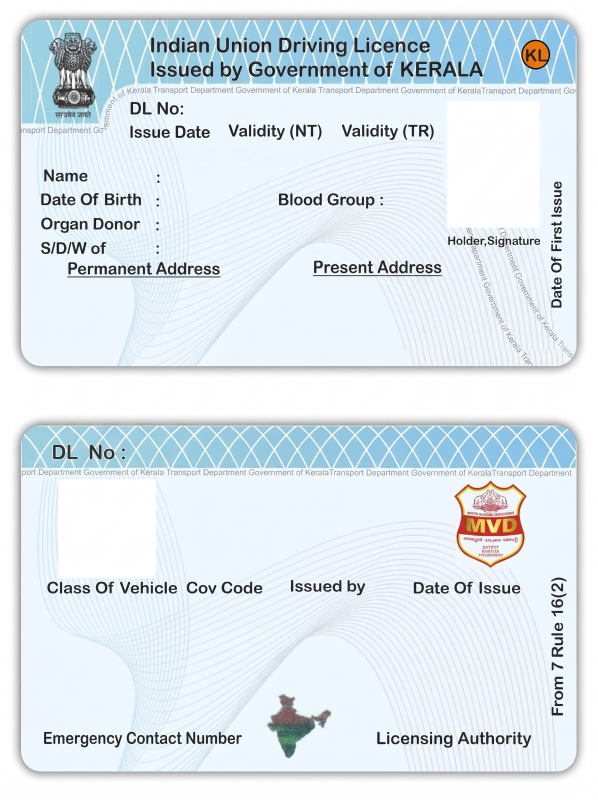
#> input picture templet 3/templet3.png, 1792 x 2400 px (shown at 1/3 size)
$ python generate_card.py
#> lines starting #> are read from the running program, lines starting #| are printed output that depends on the picture
import os
import io
import json
import argparse
import qrcode
from PIL import Image, ImageDraw, ImageFont

BASE_DIR = os.path.dirname(os.path.abspath(__file__))
TEMPLATE_PATH = os.path.join(BASE_DIR, "templet3.png")

# Fonts
PROJECT_ROOT = os.path.dirname(BASE_DIR)
LOCAL_FONTS_DIR = os.path.join(PROJECT_ROOT, "fonts")

def get_font(size, bold=True):
    candidates = [
        os.path.join(LOCAL_FONTS_DIR, "LiberationSans-Bold.ttf" if bold else "LiberationSans-Regular.ttf"),
        os.path.join(LOCAL_FONTS_DIR, "DejaVuSans-Bold.ttf" if bold else "DejaVuSans.ttf"),
        "/usr/share/fonts/truetype/liberation/LiberationSans-Bold.ttf" if bold else "/usr/share/fonts/truetype/liberation/LiberationSans-Regular.ttf",
        "/usr/share/fonts/liberation/LiberationSans-Bold.ttf" if bold else "/usr/share/fonts/liberation/LiberationSans-Regular.ttf",
        "/usr/share/fonts/ttf-dejavu/DejaVuSans-Bold.ttf" if bold else "/usr/share/fonts/ttf-dejavu/DejaVuSans.ttf",
        "/usr/share/fonts/truetype/dejavu/DejaVuSans-Bold.ttf" if bold else "/usr/share/fonts/truetype/dejavu/DejaVuSans.ttf",
    ]
    for p in candidates:
        if os.path.exists(p):
            try:
                return ImageFont.truetype(p, size)
            except Exception:
                pass
    return ImageFont.load_default()

def extract_signature_png(sig_img: Image.Image, threshold: int = 195) -> Image.Image:
    """Extracts ink from a signature image, converting white/light paper background into transparent PNG."""
    sig_img = sig_img.convert("RGBA")
    datas = sig_img.getdata()
    new_data = []
    for item in datas:
        r, g, b, a = item
        if a == 0:
            new_data.append((0, 0, 0, 0))
            continue
        lum = 0.299 * r + 0.587 * g + 0.114 * b
        if lum >= threshold:
            new_data.append((0, 0, 0, 0))
        elif lum > 110:
            alpha = int(255 * (1.0 - (lum - 110) / (threshold - 110)))
            new_data.append((min(r, 40), min(g, 40), min(b, 40), min(a, alpha)))
        else:
            new_data.append((min(r, 40), min(g, 40), min(b, 40), a))
    sig_img.putdata(new_data)
    return sig_img

def generate_kerala_dl(
    data,
    template_path=TEMPLATE_PATH,
    photo_path=None,
    signature_path=None,
    output_path=None,
    preview=False
):
    """
    Renders Kerala Driving Licence (Template 3) with Front and Back sides.
    Pixel-perfect match to demo3.jpeg on 1792 x 2400 canvas.
    """
#> called with template_path = 'templet 3/templet3.png', photo_path = 'templet 3/sample_photo.jpg', signature_path = 'templet 3/sample_holder_signature.png', output_path = 'templet 3/test_demo3_result.png', preview = False
    if not os.path.exists(template_path):
        raise FileNotFoundError(f"Template not found at: {template_path}")

    card = Image.open(template_path).convert("RGBA")
    draw = ImageDraw.Draw(card)

    font_data = get_font(44, True)

    # 1. Front Driving Licence No
    dl_no = (data.get("dl_no") or "").strip()
    if dl_no:
        draw.text((584, 300), dl_no, fill=(0, 0, 0), font=get_font(52, True))

    # 2. Front Dates (Issue Date, Validity NT, Validity TR)
    issue_date = (data.get("issue_date") or "").strip()
    validity_nt = (data.get("validity_nt") or "").strip()
    validity_tr = (data.get("validity_tr") or "").strip()

    font_dates = get_font(40, True)
    if issue_date:
        draw.text((389, 439), issue_date, fill=(0, 0, 0), font=font_dates)
    if validity_nt:
        draw.text((700, 439), validity_nt, fill=(0, 0, 0), font=font_dates)
    if validity_tr:
        draw.text((1030, 439), validity_tr, fill=(0, 0, 0), font=font_dates)

    # 3. Personal Information (Size 44 Bold)
    name = (data.get("name") or "").strip()
    dob = (data.get("dob") or "").strip()
    blood_group = (data.get("blood_group") or "").strip()
    organ_donor = (data.get("organ_donor") or "").strip()
    relation = (data.get("relation") or "").strip()

    if name:
        draw.text((505, 510), name, fill=(0, 0, 0), font=font_data)
    if dob:
        draw.text((505, 582), dob, fill=(0, 0, 0), font=font_data)
    if blood_group:
        draw.text((1168, 579), blood_group, fill=(0, 0, 0), font=font_data)
    if organ_donor:
        draw.text((505, 654), organ_donor, fill=(0, 0, 0), font=font_data)
    if relation:
        draw.text((505, 724), relation, fill=(0, 0, 0), font=font_data)

    # 4. Addresses (Permanent and Present)
    # Placed below the underlines with size 38 Bold
    perm1 = (data.get("perm_address_1") or "").strip()
    perm2 = (data.get("perm_address_2") or "").strip()
    perm3 = (data.get("perm_address_3") or "").strip()

    pres1 = (data.get("pres_address_1") or "").strip()
    pres2 = (data.get("pres_address_2") or "").strip()
    pres3 = (data.get("pres_address_3") or "").strip()

    addr_font = get_font(38, True)
    if perm1:
        draw.text((150, 850), perm1, fill=(0, 0, 0), font=addr_font)
    if perm2:
        draw.text((150, 905), perm2, fill=(0, 0, 0), font=addr_font)
    if perm3:
        draw.text((150, 960), perm3, fill=(0, 0, 0), font=addr_font)

    if pres1:
        draw.text((885, 850), pres1, fill=(0, 0, 0), font=addr_font)
    if pres2:
        draw.text((885, 905), pres2, fill=(0, 0, 0), font=addr_font)
    if pres3:
        draw.text((885, 960), pres3, fill=(0, 0, 0), font=addr_font)

    # 5. Driver Photo
    # Photo box in template: (1340, 304, w=279, h=304)
    if photo_path and os.path.exists(photo_path):
        try:
            photo = Image.open(photo_path).convert("RGBA")
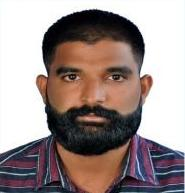
#> input picture templet 3/sample_photo.jpg, 185 x 193 px
            photo = photo.resize((279, 304), Image.Resampling.LANCZOS)
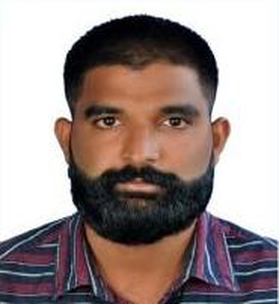
#> photo: PIL image 279x304 RGBA; mean R, G, B, A 156.1, 141.9, 139.8, 255
            card.paste(photo, (1340, 304))
        except Exception as e:
            print(f"Warning: Could not load photo: {e}")

    # 6. Holder Signature
    # Positioned cleanly ABOVE 'Holder,Signature' label at x=1350, y=620
    if signature_path and os.path.exists(signature_path) and str(signature_path).lower() != "none":
        try:
            sig = Image.open(signature_path).convert("RGBA")
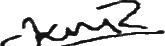
#> input picture templet 3/sample_holder_signature.png, 165 x 46 px
#> sig is the input picture: PIL image 165x46 RGBA; mean R, G, B, A 20, 20, 20, 41
            sig = extract_signature_png(sig)
#> after the loop in extract_signature_png, `for item in datas:`: new_data = 7590 items, first 6: (0, 0, 0, 0), (0, 0, 0, 0), (0, 0, 0, 0), (0, 0, 0, 0), (0, 0, 0, 0), (0, 0, 0, 0)
            sig_w = 260
            sig_h = int(sig.height * (sig_w / sig.width))
#> sig_h = 72
            sig = sig.resize((sig_w, sig_h), Image.Resampling.LANCZOS)
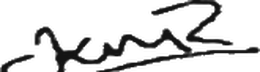
#> sig: PIL image 260x72 RGBA; mean R, G, B, A 4.8, 4.8, 4.8, 41.7; transparent parts drawn white
            card.paste(sig, (1350, 620), sig)
        except Exception as e:
            print(f"Warning: Could not load signature: {e}")

    # 7. Vertical Date Of First Issue
    # Reads top-to-bottom, positioned above 'Date Of First Issue' label at x=1654, y=310
    first_issue = (data.get("first_issue_date") or issue_date or "").strip()
    if first_issue:
        vfont = get_font(38, True)
        bbox = vfont.getbbox(first_issue)
        w_t = bbox[2] - bbox[0]
        h_t = bbox[3] - bbox[1]
        v_img_t = Image.new("RGBA", (w_t, h_t), (0, 0, 0, 0))
        v_draw_t = ImageDraw.Draw(v_img_t)
        v_draw_t.text((-bbox[0], -bbox[1]), first_issue, fill=(0, 0, 0), font=vfont)
        v_rot = v_img_t.rotate(270, expand=True)
        card.paste(v_rot, (1656, 310), v_rot)

    # 8. Back DL No
    # Exact match: size 58 Bold at x=405, y=1322
    if dl_no:
        draw.text((405, 1322), dl_no, fill=(0, 0, 0), font=get_font(58, True))

    # 9. Back QR Code
    # In demo, QR matrix is ~265x265 centered at x=324, y=1601
    qr_text = data.get("qr_data", "")
    if not qr_text and dl_no:
        clean_dl = dl_no.strip().replace(" ", "").replace("-", "")
        qr_text = f"http://www.dlimss.com/india/{clean_dl}"

    if qr_text:
        try:
            qr = qrcode.QRCode(
                version=None,
                error_correction=qrcode.constants.ERROR_CORRECT_M,
                box_size=10,
                border=0
            )
            qr.add_data(qr_text)
            qr.make(fit=True)
            qr_img = qr.make_image(fill_color="black", back_color="white").convert("RGBA")
            # Resize QR to 265 x 265 and paste with clean white padding
            qr_img = qr_img.resize((265, 265), Image.Resampling.NEAREST)
            card.paste(qr_img, (192, 1469))
        except Exception as e:
            print(f"Warning: Could not generate QR code: {e}")

    # 10. Vehicle Class icons — paste pre-cropped patch from demo (white boxes + icons)
    icon_patch_path = os.path.join(BASE_DIR, "icon_patch.png")
    if os.path.exists(icon_patch_path):
        patch = Image.open(icon_patch_path).convert("RGBA")
        card.paste(patch, (85, 1800))

    mcwg_code = (data.get("mcwg_code", "") or "").strip() or "MCWG"
    mcwg_issued = data.get("mcwg_issued_by", "").strip()
    mcwg_date = data.get("mcwg_date", "").strip()

    lmv_code = (data.get("lmv_code", "") or "").strip() or "LMV"
    lmv_issued = data.get("lmv_issued_by", "").strip()
    lmv_date = data.get("lmv_date", "").strip()

    code_font = get_font(46, True)
    date_font = get_font(50, True)

    draw.text((561, 1844), mcwg_code, fill=(0, 0, 0), font=code_font)
    if mcwg_issued:
        draw.text((872, 1844), mcwg_issued, fill=(0, 0, 0), font=code_font)
    if mcwg_date:
        draw.text((1240, 1844), mcwg_date, fill=(0, 0, 0), font=date_font)

    draw.text((561, 1936), lmv_code, fill=(0, 0, 0), font=code_font)
    if lmv_issued:
        draw.text((872, 1936), lmv_issued, fill=(0, 0, 0), font=code_font)
    if lmv_date:
        draw.text((1240, 1936), lmv_date, fill=(0, 0, 0), font=date_font)

    # 11. Emergency Contact
    emergency = (data.get("emergency_contact") or "").strip()
    if emergency:
        draw.text((750, 2200), emergency, fill=(0, 0, 0), font=font_data)

    # 12. Licensing Authority Office (e.g. THIRUVATHIRA)
    auth_office = (data.get("auth_office") or "").strip()
    if auth_office:
        thiru_font = get_font(42, True)
        bbox = thiru_font.getbbox(auth_office)
        txt_w = bbox[2] - bbox[0]
        draw.text((1375 - txt_w // 2, 2255), auth_office, fill=(0, 0, 0), font=thiru_font)

    # Save output
    if output_path:
        out_dir = os.path.dirname(output_path)
        if out_dir:
            os.makedirs(out_dir, exist_ok=True)
        final_img = card.convert("RGB")
        if preview:
            final_img.thumbnail((1200, 1800), Image.Resampling.LANCZOS)
            final_img.save(output_path, "JPEG", quality=88, optimize=True)
        else:
            final_img.save(output_path, "PNG", quality=95)
        print(f"Card generated successfully: {output_path}")

    return card

if __name__ == "__main__":
    parser = argparse.ArgumentParser(description="Generate Kerala Driving Licence (Template 3)")
    parser.add_argument("--json", help="Path to JSON data file", default=os.path.join(BASE_DIR, "demo3_data.json"))
    parser.add_argument("--photo", help="Path to driver photo", default=os.path.join(BASE_DIR, "sample_photo.jpg"))
    parser.add_argument("--signature", help="Path to holder signature", default=os.path.join(BASE_DIR, "sample_holder_signature.png"))
    parser.add_argument("--output", help="Path for output image", default=os.path.join(BASE_DIR, "test_demo3_result.png"))
    parser.add_argument("--preview", action="store_true", help="Generate fast web-optimized preview image")
    args = parser.parse_args()

    demo_data = {}
    if args.json and os.path.exists(args.json):
        with open(args.json, "r", encoding="utf-8") as f:
            demo_data = json.load(f)

    generate_kerala_dl(
        data=demo_data,
        photo_path=args.photo,
        signature_path=args.signature,
        output_path=args.output,
        preview=args.preview
    )
